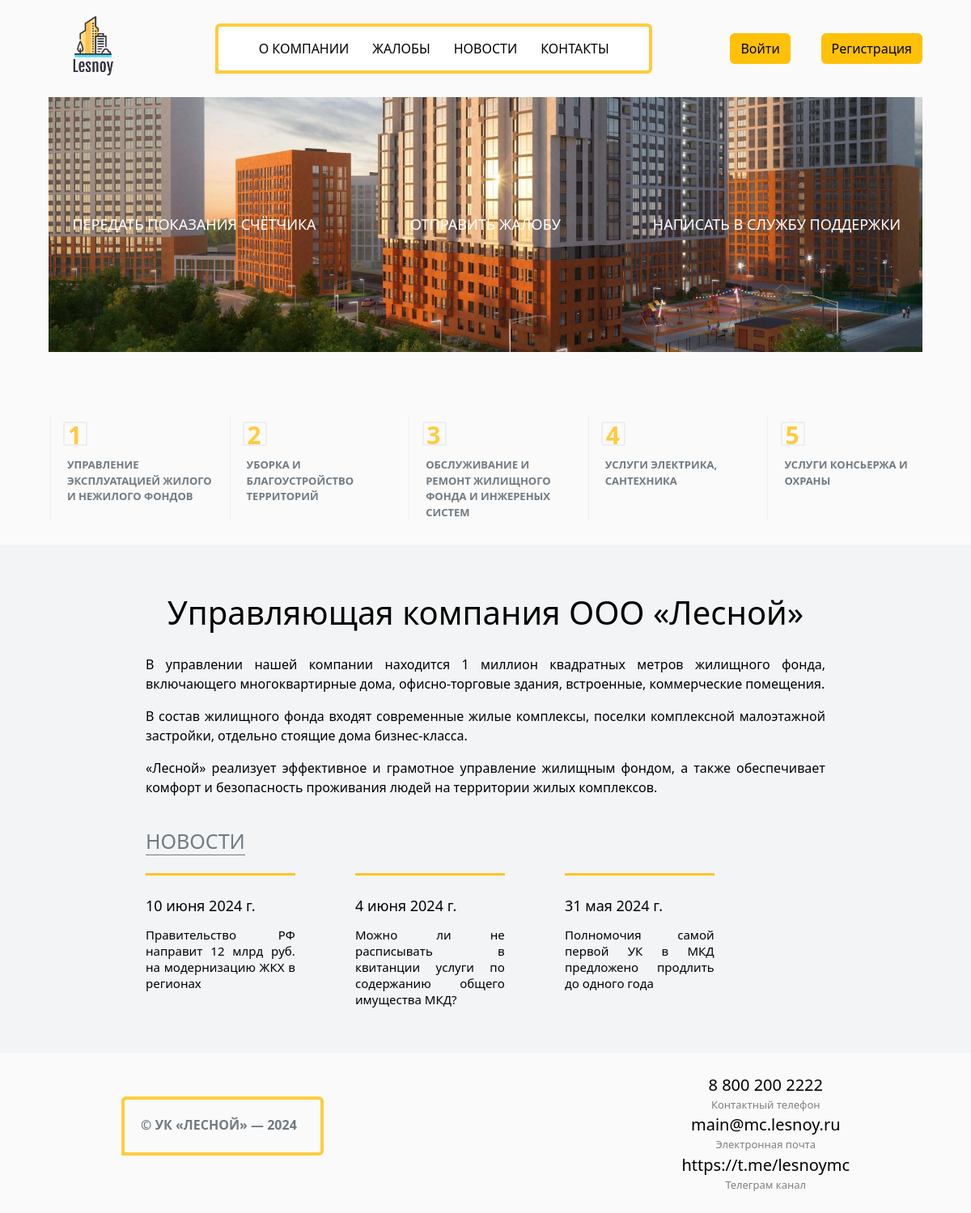
The page / on the database its author committed.
### main/models.py (models this page shows, shortened)
class News(models.Model):
    class Meta:
        db_table = "news"
        verbose_name = "news"
        verbose_name_plural = "news"
    title = models.CharField(max_length=100, null=True)
    image = models.ImageField(upload_to="news/",null=True)
    publish_date = models.DateField(null=True)
    content = models.TextField(max_length=1000, null=True)

### main/views.py (the view, shortened to what this page needs)
# urls.py: path('', views.main_view, name='home_page'),
def main_view(request):
    news_list = models.News.objects.all().order_by("-publish_date")[:3]
    unread_messages_count = 0
    return render(request, "index.html", {"latest_news": news_list, "unread_messages_count": unread_messages_count})

### templates/index.html (shortened to what this page needs)
<!DOCTYPE html>
{% load static %}
<html lang="ru">
<head>
  <link href="https://cdn.jsdelivr.net/npm/bootstrap@5.3.3/dist/css/bootstrap.min.css" rel="stylesheet">
  <link rel="stylesheet" href="{% static 'css/style.css' %}">
</head>
<body>
  <header>
    <div class="center">
      <div class="wrapper">
        <a href="{% url 'home_page' %}">
          <img src="{% static 'image/logo.png' %}" class="logo" alt="Управляющая компания">
        </a>
        <nav>
          <ul class="ul__nav">
            <li>
              <a href="http://127.0.0.1:8000/#about_company">О компании</a>
            </li>
            <li>
              {% if user.is_authenticated %}
              <a href="{% url 'complaints' %}">Жалобы</a>
              {% else %}
              <a href="{% url 'login' %}">Жалобы</a>
              {% endif %}
            </li>
            <li>
              <a href="{% url 'news' %}">Новости</a>
            </li>
            <li>
              <a href="http://127.0.0.1:8000/#contacts">Контакты</a>
            </li>
          </ul>
        </nav>
        {% if user.is_authenticated %}
        <div class="lead username__adaptation">{{ user.username }}</div>
        {% block messages %}
        {% if user.is_superuser %}
        <a href="{% url 'admin_messages' %}" class="btn btn-primary message__button__adaptation">
          Сообщения
          {% if unread_messages_count %}
          <span class="position-absolute top-0 start-100 translate-middle badge rounded-pill bg-danger">
            {{ unread_messages_count }}
          </span>
          {% endif %}
        </a>
        {% else %}
        <a href="{% url 'user_messages' %}" class="btn btn-primary message__button__adaptation">
          Сообщения
          {% if unread_messages_count %}
          <span class="position-absolute top-0 start-100 translate-middle badge rounded-pill bg-danger">
            {{ unread_messages_count }}
          </span>
          {% endif %}
        </a>
        {% endif %}
        {% endblock %}
        <form method="post" class="exit__button__adaptation" action="{% url 'logout' %}">
          {% csrf_token %}
          <button type="submit" class="btn btn-danger">Выйти</button>
        </form>
        {% else %}
        <div class="authorisation">
          <a href="{% url 'login' %}" class="btn btn-warning">Войти</a>
          <a href="{% url 'registration' %}" class="btn btn-warning">Регистрация</a>
        </div>
        {% endif %}
      </div>
    </div>
  </header>
  {% block content %}
  <main>
    <div class="main-slider-block">
      <ul class="items">
        <li class="item">
        </li>
        <li class="item">
          <img class="item__image photo2" src="{% static 'image/img1.jpg' %}" alt="2">
        </li>
      </ul>
      {% if user.is_authenticated %}
      <div class="main-options">
        <a href="{% url 'meter_readings' %}">Передать показания счётчика</a>
        <a href="{% url 'add_complaints' %}">Отправить жалобу </a>
        <a href="{% url 'send_message' %}">Написать в службу поддержки</a>
      </div>
      {% else %}
      <div class="main-options">
        <a href="{% url 'login' %}">Передать показания счётчика</a>
        <a href="{% url 'login' %}"> Отправить жалобу </a>
        <a href="{% url 'login' %}">Написать в службу поддержки</a>
      </div>
      {% endif %}
    </div>
    <ol class="main-features">
      <li>Управление эксплуатацией жилого и нежилого фондов</li>
      <li>Уборка и благоустройство территорий</li>
      <li>обслуживание и ремонт жилищного фонда и инжереных систем</li>
      <li>Услуги электрика, сантехника</li>
      <li>Услуги консьержа и охраны</li>
    </ol>
  </main>
  <section>
    <h1 class="section__title" id="about_company">Управляющая компания ООО «Лесной»</h1>
    <div class="section__content">
      <p>
        В управлении нашей компании находится 1 миллион квадратных метров жилищного фонда, включающего
        многоквартирные дома, офисно-торговые здания, встроенные, коммерческие помещения.
      </p>
      <p>
        В состав жилищного фонда входят современные жилые комплексы, поселки комплексной малоэтажной застройки,
        отдельно стоящие дома бизнес-класса.
      </p>
      <p>
        «Лесной» реализует эффективное и грамотное управление жилищным фондом, а также обеспечивает комфорт и
        безопасность проживания людей на территории жилых комплексов.
      </p>
    </div>
    <div class="section__news">
      <a href="{% url 'news' %}" class="section__news__title">Новости</a>
      <ul class="section__news__list">
        {% if latest_news %}
        {% for publication in latest_news %}
        <li class="news__item">
          <p class="date">{{ publication.publish_date }}</p>
          <p class="content">{{ publication.title }}</p>
        </li>
        {% endfor %}
        {% else %}
        <div class="alert alert-info w-25">Новости отсутствуют</div>
        {% endif %}
      </ul>
    </div>
  </section>
  {% endblock %}
  <footer>
    <div class="wrapper">
      <p class="copy box">
        © УК «Лесной» — 2024
      </p>
      <div class="all_contacts" id="contacts">
        <p class="contact">8 800 200 2222</p>
        <p>Контактный телефон</p>
        <p class="contact">main@mc.lesnoy.ru</p>
        <p>Электронная почта</p>
        <p class="contact">https://t.me/lesnoymc</p>
        <p>Телеграм канал</p>
      </div>
    </div>
  </footer>
</body>

### main/static/css/style.css (style rules this page uses)
body, html { margin: 0; padding: 0; color: #000; background: #fafafa }
ul { margin: 0; padding: 0; }
.center { width: 90%; margin: 0 auto; }
.wrapper { display: flex; flex-direction: row; justify-content: space-between; align-items: center; }
.logo { margin-top: 10px; width: auto; height: auto; max-height: 110px; max-width: 260px }
nav { padding: 15px 35px; width: 50%; border-style: solid; border-width: 4px; border-radius: 6px 6px 6px 0; box-sizing: border-box; border-color: #ffcb3f; background-color: #fff; }
.ul__nav { overflow: hidden; display: flex; flex-direction: row; list-style-type: none; justify-content: space-around; align-items: center; }
.ul__nav li a { color: #000; text-decoration: none; transition: all linear; text-transform: uppercase; font-weight: 500; }
.authorisation { width: 18%; display: flex; justify-content: space-between; }
.main-slider-block { position: relative; margin: 0 auto; margin-bottom: 80px; height: 480px; width: 90%; overflow: hidden; }
.item__image { width: 100%; }
.photo2 { position: absolute; top:-100%; animation: fromtop 10s linear infinite; }
.main-options { position: absolute; left: 0; top: 0; width: 100%; height: 100%; display: table; table-layout: fixed; }
.main-options a { display: table-cell; vertical-align: middle; text-align: center; text-transform: uppercase; font-size: 18px; color: #FFF; text-decoration: none; transition: all 0.3s; }
.main-features { display: table; width: 80%; margin: 30px auto; table-layout: fixed; counter-reset: no; }
.main-features li { display: table-cell; position: relative; border-left: 1px solid #f0f0f0; padding: 50px 20px 0; text-transform: uppercase; font-size: 13px; color: #717a81; font-weight: bold; }
.main-features li:before { position: absolute; content: ''; width: 30px; height: 30px; border: 2px solid #eee; border-radius: 3px; top: 8%; left: 7%; }
.main-features li:after { position: absolute; content: counter(no); counter-increment: no; left: 21px; top: 0px; font-size: 30px; font-weight: bold; height: 24px; color: #ffcb3f; }
section { background-color: #f3f4f6; }
.section__title { padding-top: 60px; padding-bottom: 20px; text-align: center; }
.section__content { width: 70%; margin: 0 auto; }
.section__content p { text-align: justify; }
.section__news { padding: 20px 0; width: 70%; margin: 0 auto; }
.section__news__title { text-transform: uppercase; color: #717a81; text-decoration: none; border-bottom: 1px solid; font-size: 25px; }
.section__news__list { padding: 20px 0; }
.news__item { font-size: 14px; line-height: 20px; display: inline-block; vertical-align: top; width: 25%; margin-right: 70px; padding-top: 30px; position: relative; }
.news__item:before { content: ''; position: absolute; border-top: 3px solid #ffc426; width: 100%; top: 0; }
.date { font-size: 18px; }
.content { text-align: justify; }
footer { margin: 0 auto; width: 75%; }
.copy { width: 250px; height: 73px; color: #717a81; text-transform: uppercase; line-height: 22px; font-weight: bold; }
.box { border-style: solid; padding: 20px; border-width: 4px; border-radius: 6px 6px 6px 0; box-sizing: border-box; position: relative; border-color: #ffcb3f }
.all_contacts { display: flex; flex-direction: column; text-align: center; margin: 25px 0; color: #808080; font-size: 13px; }
.contact { margin: 0; font-size:20px; color: #000; }
.all_contacts p { margin: 0; }
@media screen and (max-width: 1400px) { .main-slider-block { height: 390px; } }
@media screen and (max-width: 1400px) { .news__item { width: 24%; } }
@media screen and (max-width: 1200px) { .main-features li:before { top: 5%; } }
@media screen and (max-width: 1200px) { .main-features { width: 95%; } }
@media screen and (max-width: 1200px) { .date { font-size: 18px; } }
@media screen and (max-width: 1200px) { .news__item { width: 22%; font-size: 15px; } }
@media screen and (max-width: 1200px) { .main-slider-block { height: 315px; } }
@media screen and (max-width: 1200px) { .authorisation { width: 22%; } }

### rows shown on the page
News: publish_date "10 июня 2024 г.", title "Правительство РФ направит 12 млрд руб. на модернизацию ЖКХ в регионах"
News: publish_date "4 июня 2024 г.", title "Можно ли не расписывать в квитанции услуги по содержанию общего имущества МКД?"
News: publish_date "31 мая 2024 г.", title "Полномочия самой первой УК в МКД предложено продлить до одного года"
